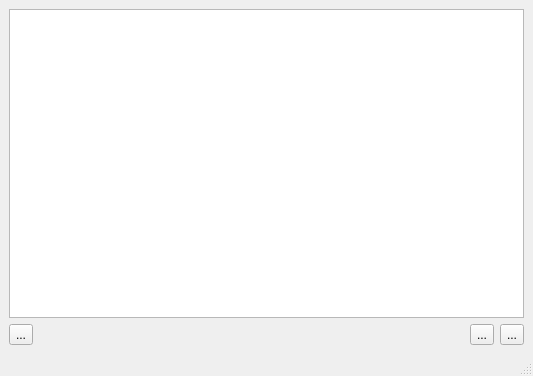
<?xml version="1.0" encoding="UTF-8"?>
<ui version="4.0">
 <class>TextEditingWindow</class>
 <widget class="QMainWindow" name="TextEditingWindow">
  <property name="geometry">
   <rect>
    <x>0</x>
    <y>0</y>
    <width>533</width>
    <height>376</height>
   </rect>
  </property>
  <property name="windowTitle">
   <string>MainWindow</string>
  </property>
  <widget class="QWidget" name="centralwidget">
   <layout class="QVBoxLayout" name="verticalLayout">
    <item>
     <widget class="QPlainTextEdit" name="plainTextEdit"/>
    </item>
    <item>
     <layout class="QHBoxLayout" name="horizontalLayout">
      <item>
       <widget class="QToolButton" name="toolButton">
        <property name="text">
         <string>...</string>
        </property>
       </widget>
      </item>
      <item>
       <spacer name="horizontalSpacer">
        <property name="orientation">
         <enum>Qt::Horizontal</enum>
        </property>
        <property name="sizeHint" stdset="0">
         <size>
          <width>40</width>
          <height>20</height>
         </size>
        </property>
       </spacer>
      </item>
      <item>
       <widget class="QToolButton" name="toolButton_2">
        <property name="text">
         <string>...</string>
        </property>
       </widget>
      </item>
      <item>
       <widget class="QToolButton" name="toolButton_3">
        <property name="text">
         <string>...</string>
        </property>
       </widget>
      </item>
     </layout>
    </item>
   </layout>
  </widget>
  <widget class="QMenuBar" name="menubar">
   <property name="geometry">
    <rect>
     <x>0</x>
     <y>0</y>
     <width>533</width>
     <height>27</height>
    </rect>
   </property>
  </widget>
  <widget class="QStatusBar" name="statusbar"/>
 </widget>
 <resources/>
 <connections/>
</ui>
